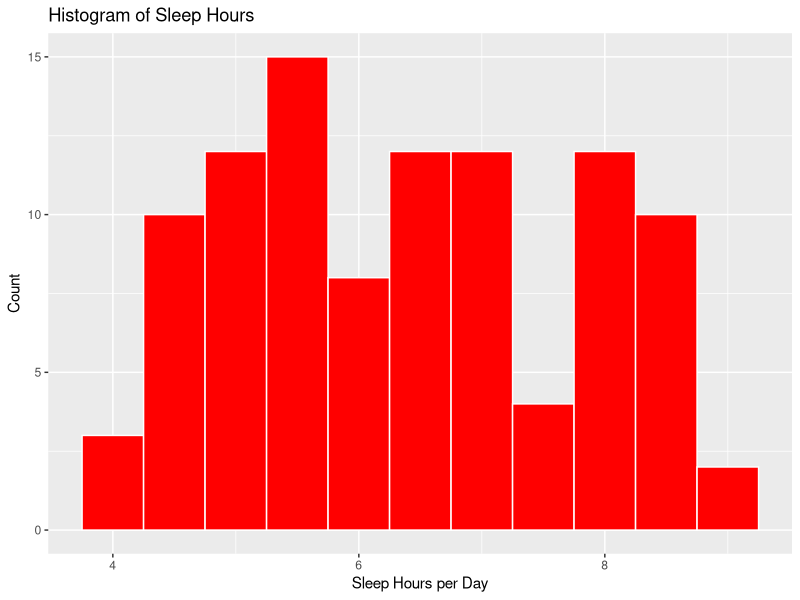
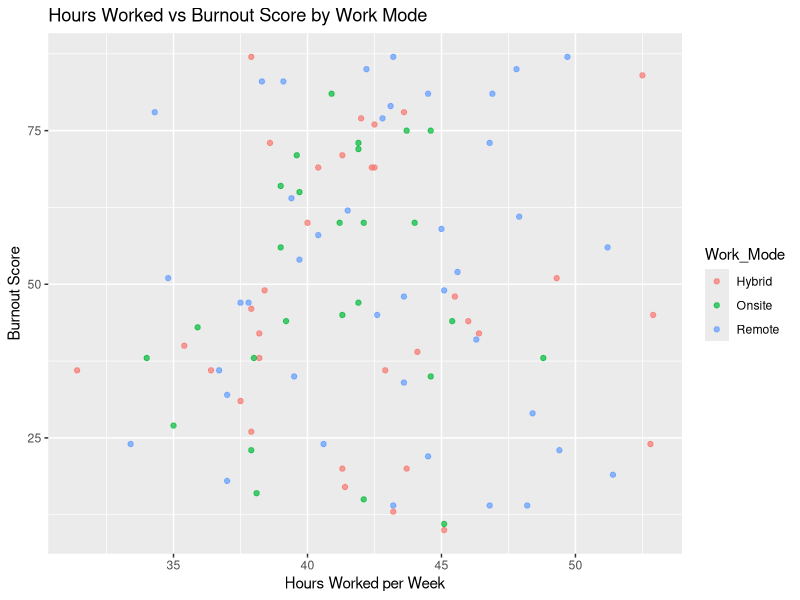

Reproduce these figures in R, in order.
## ---- chunk 1
#importing library for plots
knitr::opts_chunk$set(echo = TRUE)
library(ggplot2)   

## ---- chunk 2
# Import dataset  
data <- read.csv("mental_health_remote_workers.csv", stringsAsFactors = TRUE)

# Display first few rows
head(data)

## ---- chunk 3
#Quantitative Variables


summary(data$Age)

summary(data$Burnout_Score)

summary(data$Hours_Worked_Per_Week)

## ---- chunk 4
#Categorical Variables

# Frequency of Gender, Work Mode, Mental Health Status
table(data$Gender)

table(data$Work_Mode)

table(data$Mental_Health_Status)

## ---- chunk 5
#Transform a Variable

# Transform Burnout Score into categories
data$Burnout_Level <- ifelse(data$Burnout_Score < 40, "Low",
                      ifelse(data$Burnout_Score < 70, "Moderate", "High"))

table(data$Burnout_Level)

# Create a new variable: Productivity per Hour
data$Productivity_Per_Hour <- data$Productivity_Score / data$Hours_Worked_Per_Week
summary(data$Productivity_Per_Hour)

## ---- chunk 6
#Plotting a Quantitative Variable

# Histogram of Sleep Hours per Day
ggplot(data, aes(x = Sleep_Hours_Per_Day)) +
  geom_histogram(binwidth = 0.5, fill = "red", color = "white") +
  labs(title = "Histogram of Sleep Hours", x = "Sleep Hours per Day", y = "Count")


## ---- chunk 7
#Scatterplot of Two Quantitative Variables

# Scatterplot: Hours Worked vs Burnout Score, colored by Work Mode
ggplot(data, aes(x = Hours_Worked_Per_Week, y = Burnout_Score, color = Work_Mode)) +
  geom_point(alpha = 0.7) +
  labs(title = "Hours Worked vs Burnout Score by Work Mode",
       x = "Hours Worked per Week", y = "Burnout Score")

